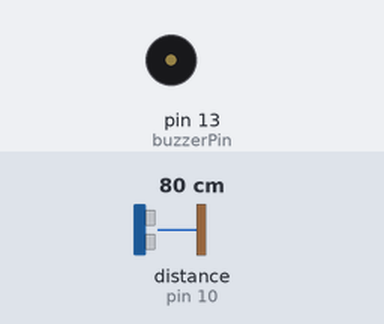
This sketch was run on a simulated Arduino Uno, built with avr-gcc and run on an emulated ATmega328P. Parts: buzzer (waves = sounding, pin HIGH). Wiring (inferred from the names in the program): ultrasonic range finder: trigger pin 9; echo pin 10. Inputs (shaded band) come from the test bench; at power-on: distance to the obstacle (sensor on pin 10) 80 cm. The echo pulse lasts 58.3 µs per cm; pins used as bus, display or sensor lines are not drawn.

Above: at 1.2 s.
1.3 s: distance to the obstacle (sensor on pin 10) set to 23 cm
2.8 s: distance to the obstacle (sensor on pin 10) set to 18 cm
At 3.4 s:
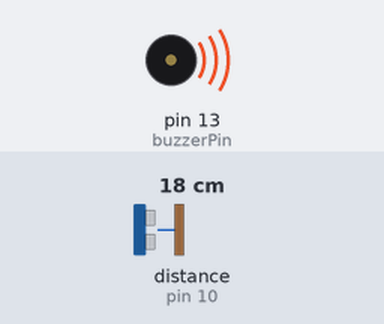
4.3 s: distance to the obstacle (sensor on pin 10) set to 35 cm
At 5.1 s:
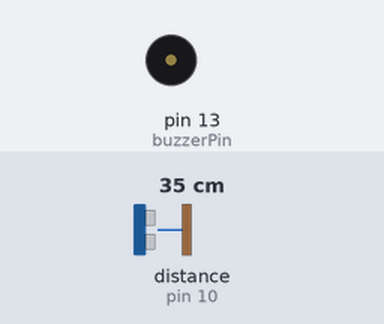
5.9 s: distance to the obstacle (sensor on pin 10) set to 2 cm
At 7.0 s:
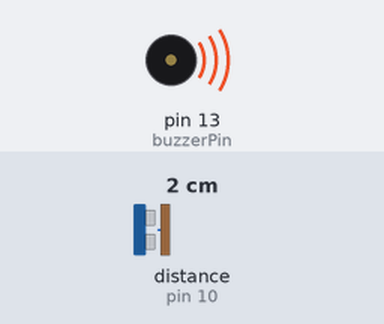
Timing chart, 0 to 8.5 s (numbered marks = the images above; inputs shaded):
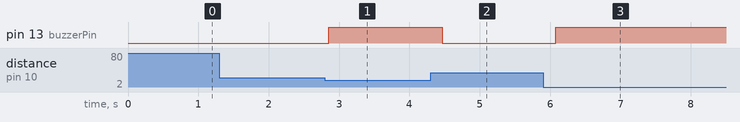

The sketch:

Atividade_2.ino
```cpp
#define trigPin 9
#define echoPin 10
#define buzzerPin 13

void setup() {
pinMode(trigPin, OUTPUT);
pinMode(echoPin, INPUT);
pinMode(buzzerPin, OUTPUT);
}

void loop() {
// Envia pulso ultrassônico
digitalWrite(trigPin, LOW);
delayMicroseconds(2);
digitalWrite(trigPin, HIGH);
delayMicroseconds(10);
digitalWrite(trigPin, LOW);

long duration = pulseIn(echoPin, HIGH); // Lê duração do eco
float distance = duration * 0.034 / 2; // Converte em distância (cm)

// Verifica se há presença (até 20 cm)
if (distance <= 20) {
digitalWrite(buzzerPin, HIGH); // Acende o LED
} else {
digitalWrite(buzzerPin, LOW); // Apaga o LED
}

delay(200); // Pequena pausa para estabilidade
}
```

Measured:
- the behaviour switches between 21 and 20 cm on distance to the obstacle (sensor on pin 10) (found by bisection; images 0 and 1)
- after the input at 1.3 s, every drawn part: stays the same
- after the input at 2.8 s, pin 13 (buzzerPin): LOW → HIGH after 0.05 s
- after the input at 4.3 s, pin 13 (buzzerPin): HIGH → LOW after 0.16 s
- after the input at 5.9 s, pin 13 (buzzerPin): LOW → HIGH after 0.18 s
